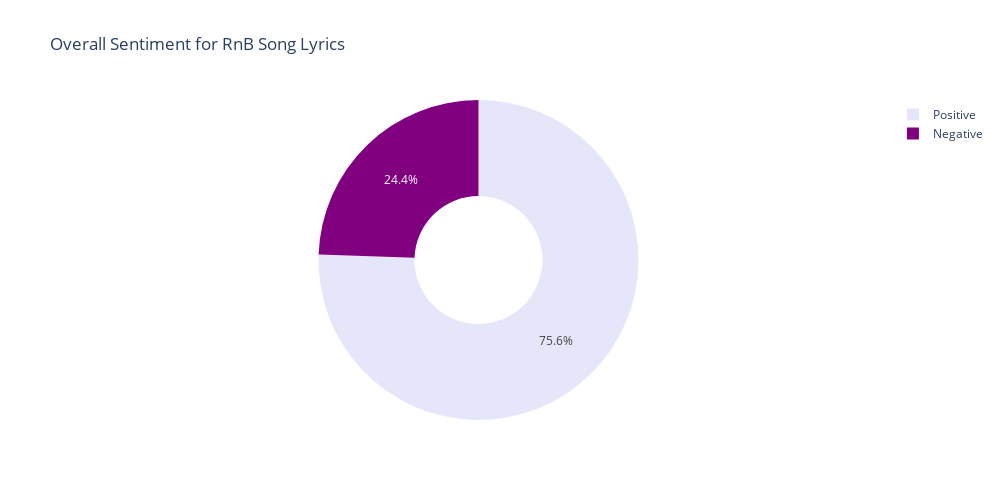

The notebook cell this image was saved under:
### Code cell
# import plotly.express as px
# Plot overall sentiment scores for genre

positives = result_lyrics_df['lyrics_sent'].loc[result_lyrics_df['lyrics_sent'] == 1 ].count()
negatives = result_lyrics_df['lyrics_sent'].loc[result_lyrics_df['lyrics_sent'] == -1 ].count()
index_names = ['Positive', 'Negative']

lyrics_sentiment = pd.DataFrame([positives,negatives], columns = ['Count'])
lyrics_sentiment.index = index_names

rnb_sentiment_pie = px.pie(
    lyrics_sentiment, 
    values = 'Count', 
    names=index_names, 
    hole = 0.4, 
    color_discrete_sequence=["lavender", "purple"],
    width=1000, 
    height = 500,
    title='Overall Sentiment for RnB Song Lyrics'
    )  
rnb_sentiment_pie

### Figure 1 — Plotly figure (JSON) as saved in the notebook; plotly's stock layout.template omitted (floating-point values rounded to 4 significant figures)
{"data": [{"domain": {"x": [0, 1], "y": [0, 1]}, "hole": 0.4, "hovertemplate": "label=%{label}<br>Count=%{value}<extra></extra>", "labels": ["Positive", "Negative"], "legendgroup": "", "name": "", "showlegend": true, "type": "pie", "values": [34, 11]}], "layout": {"height": 500, "legend": {"tracegroupgap": 0}, "piecolorway": ["lavender", "purple"], "title": {"text": "Overall Sentiment for RnB Song Lyrics"}, "width": 1000}}
